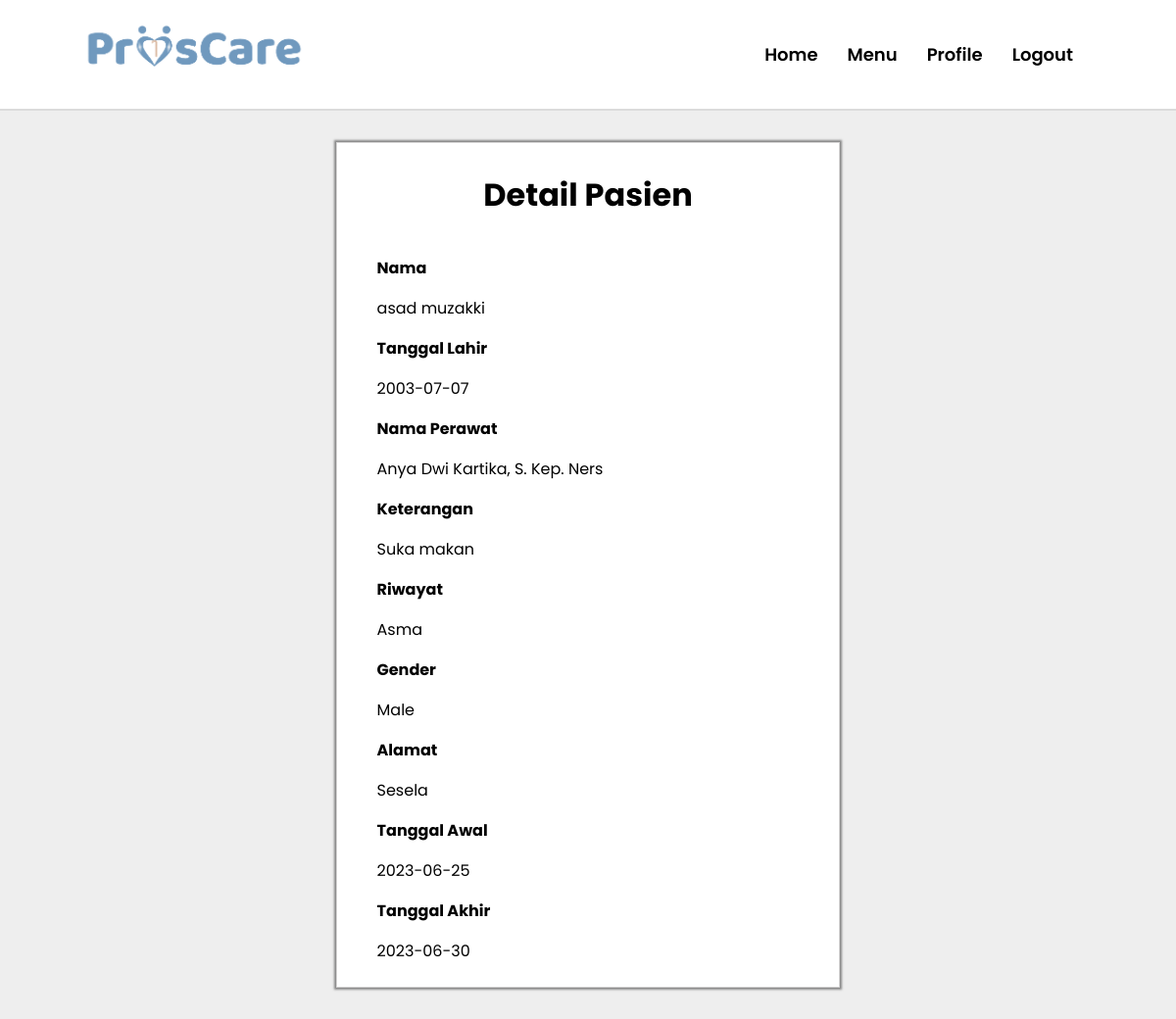
The page /admin/pasien/detail_pasien.php?id=10 (signed in) on the database its author committed.
### tables this page shows
CREATE TABLE `pasien` (
  `id` int(255) NOT NULL,
  `nama_pasien` varchar(360) DEFAULT NULL,
  `tgl_akhir` date NOT NULL,
  `gender` enum('Male','Female') NOT NULL,
  `tgl_awal_sewa` date NOT NULL,
  `tgl_akhir_sewa` date NOT NULL,
  `riwayat` text NOT NULL,
  `keterangan` text DEFAULT NULL,
  `alamat` text NOT NULL,
  `jenis_treatment` enum('Small','Medium','Full') NOT NULL,
  `id_customer` int(255) NOT NULL,
  `id_perawat` int(255) NOT NULL
);

CREATE TABLE `perawat` (
  `id` int(255) NOT NULL,
  `nama` varchar(360) DEFAULT NULL,
  `username` varchar(360) NOT NULL,
  `password` varchar(15) NOT NULL,
  `email` varchar(360) NOT NULL,
  `no_telp` varchar(360) DEFAULT NULL,
  `photo` varchar(360) DEFAULT NULL,
  `cv` varchar(360) DEFAULT NULL,
  `id_admin` int(255) NOT NULL
);

### loginProscare/koneksi.php (called while the page is built, shortened)
<?php
$koneksi = mysqli_connect("localhost", "root", "", "proscare");
function query($query)
{
   global $koneksi;
   $result = mysqli_query($koneksi, $query);
   $rows = [];
   while ($row = mysqli_fetch_assoc($result)) {
      $rows[] = $row;
   }
   return $rows;
}
?>

### admin/pasien/detail_pasien.php (the view, shortened to what this page needs)
<?php
require "../../loginProscare/koneksi.php";
$id =  $_GET['id'];
$data = query("SELECT * FROM pasien WHERE id = '$id'")[0];
$dataPerawat = query("SELECT nama FROM perawat WHERE id = '$data[id_perawat]'")[0];
?>
<!DOCTYPE html>
<html lang="en">
<head>
    <link rel="stylesheet" href="detail.css">
</head>
<body>
    <div class="navbar">
        <a href="home.html"><img src="../assets/Menu/logo.png" alt="" style="height: 60px;"></a>
        <ul class="nav">
            <li><a href="../../customer/Homepage.php"> Home </a></li>
            <li><a href="../../admin/home/menuadmin.php"> Menu </a></li>
            <li><a href="../../Profile/profileAdmin.php"> Profile </a></li>
            <li><a href="../../loginProscare/logout.php"> Logout </a></li>
        </ul>
    </div>
    <div class="content">
        <div class="card">
            <h1>Detail Pasien</h1>
            <div class="container">
                <div class="details">
                    <p style="font-weight: bold;">Nama</p>
                    <p><?= $data['nama_pasien'] ?></p>
                    <p style="font-weight: bold;">Tanggal Lahir</p>
                    <p><?= $data['tgl_akhir'] ?></p>
                    <p style="font-weight: bold;">Nama Perawat</p>
                    <p><?= $dataPerawat['nama'] ?></p>
                    <p style="font-weight: bold;">Keterangan</p>
                    <p><?= $data['keterangan'] ?></p>
                    <p style="font-weight: bold;">Riwayat</p>
                    <p><?= $data['riwayat'] ?></p>
                    <p style="font-weight: bold;">Gender</p>
                    <p><?= $data['gender'] ?></p>
                    <p style="font-weight: bold;">Alamat</p>
                    <p><?= $data['alamat'] ?></p>
                    <p style="font-weight: bold;">Tanggal Awal</p>
                    <p><?= $data['tgl_awal_sewa'] ?></p>
                    <p style="font-weight: bold;">Tanggal Akhir</p>
                    <p><?= $data['tgl_akhir_sewa'] ?></p>
                </div>
            </div>
        </div>
    </div>
</body>
</html>

### admin/pasien/detail.css (style rules this page uses)
body { margin: 0; padding: 0; font-family: "Poppins", serif; }
.navbar { position: relative; display: flex; padding: 20px 80px; justify-content: space-between; align-items: center; border-bottom: 2px solid #dbdbdb; }
.navbar ul { display: flex; float: left; list-style: none; padding: 6px 10px; }
.navbar ul li { padding: 0px 15px; }
.navbar a { font-size: large; font-weight: 520; color: black; text-decoration: none; }
.content { padding: 32px 0px; height: max-content; display: flex; justify-content: center; background-color: #eeeeee; }
.card { display: flex; flex-direction: column; width: 40%; padding: 8px 16px; align-items: center; background-color: white; border: 0.5px solid rgb(214, 213, 213); box-shadow: 0px 0px 2px 2px rgba(34, 34, 34, 0.5); }
.card .details { justify-content: left; margin-left: -200px; }

### rows shown on the page
pasien: nama_pasien "asad muzakki", tgl_akhir "2003-07-07", keterangan "Suka makan", riwayat "Asma", gender "Male", alamat "Sesela", tgl_awal_sewa "2023-06-25", tgl_akhir_sewa "2023-06-30"
perawat: nama "Anya Dwi Kartika, S. Kep. Ners"
